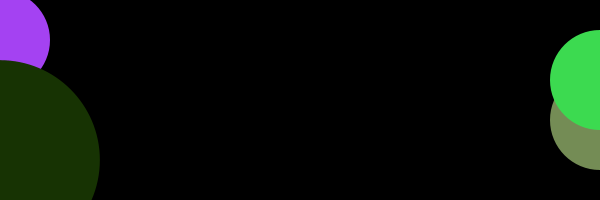
Frame 1 (no input)
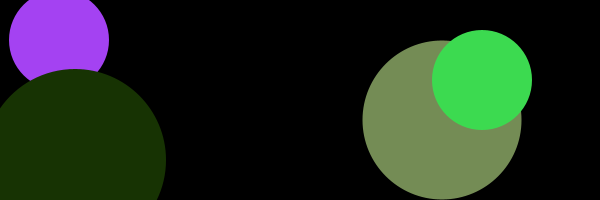
Frame 60 (the mouse pressed at the canvas centre just before this capture)
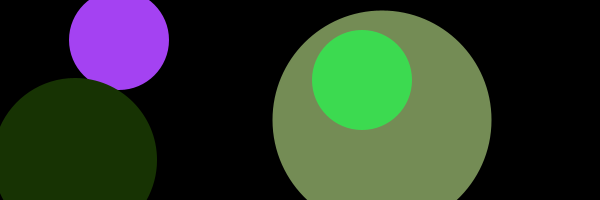
Frame 120 (the mouse held since frame 60 and released just before this capture)

The Processing sketch that drew these frames (run headless with seeded random() and noise(); from frame 60 on, the mouse is pressed at the canvas centre):

// Processing sketch: processing_86806
// ── processing_86806.pde

int x=50;
int x1=0;
int x2=600;
int x3=600;
int x4=0;
int d=100;
int d1=100;
int d2=100;
float d4 =200;
int y;
color c1= color(random(255), random(255), random(255));
color c2= color(random(255), random(255), random(255));
color c3= color(random(255), random(255), random(255));
color c4= color(random(255), random(255), random(255));

//dynamic making things MOVE!!!
void setup() {
  size(600, 200);
  noStroke();

  float randomFloat = random(10);
  println ("randomFloat =" +randomFloat);

  int randomInt = int (random(22));
  println ("randomInt =" +randomInt);

  int randomDie = int (random(6));
  println ("randomDie =" +randomDie);
}

void draw() {
  background(0);

  fill(c1);
  ellipse(x1, height*1/5, d, d);
  x1++;
  x1= constrain(x1, 0, 550);

  //fill(c2);
  //ellipse(x2, height*2/5, d, d);
  //x2-=2;

  fill(c3);
  ellipse(x3, height*3/5, d1, d1);
  x3--;
  d1++;
  d1=constrain(d1, 0, 250);
  x3=constrain(x3, 300, 500);


  fill(c4);
  d4 -= .3;
  ellipse(x4, height*4/5, d4, d4);
  x4+=2;
  d4=constrain(d4, 30, 500);
  x4 = constrain(x4, 0, 75);
  
   fill(c2);
  ellipse(x2, height*2/5, d, d);
  x2-=2;
}
